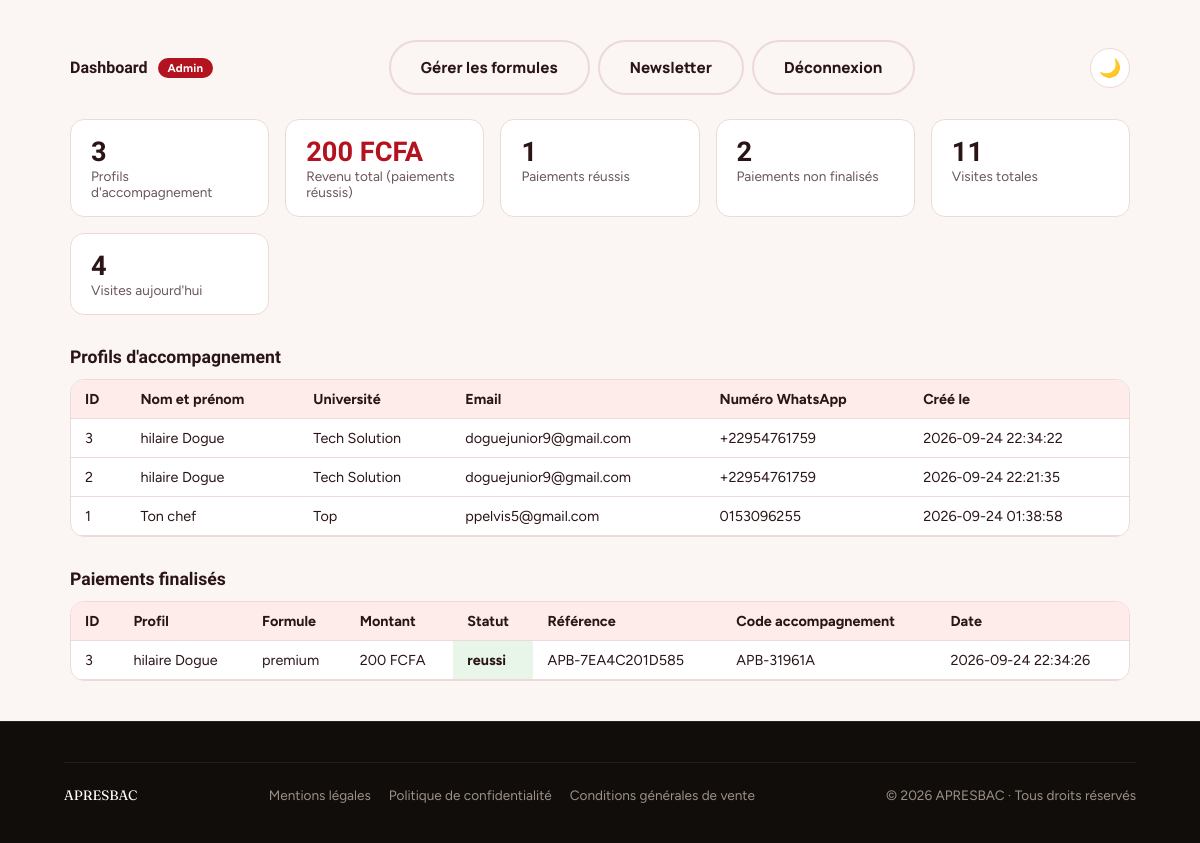
Page /admin/dashboard.php (signed in) on the committed database.
### tables this page shows
CREATE TABLE `profils_accompagnement` (
  `id` int NOT NULL AUTO_INCREMENT,
  `guest_token` varchar(255) DEFAULT NULL,
  `nom_complet` varchar(191) NOT NULL DEFAULT '',
  `universite` varchar(191) DEFAULT NULL,
  `email` varchar(255) DEFAULT NULL,
  `numero_whatsapp` varchar(20) DEFAULT NULL,
  `created_at` timestamp NULL DEFAULT CURRENT_TIMESTAMP,
  PRIMARY KEY (`id`),
  KEY `idx_guest_token` (`guest_token`)
);

CREATE TABLE `paiements` (
  `id` int NOT NULL AUTO_INCREMENT,
  `guest_token` varchar(255) DEFAULT NULL,
  `formule_id` int DEFAULT NULL,
  `montant` int NOT NULL,
  `statut` enum('en_attente','reussi','echoue','annule') NOT NULL DEFAULT 'en_attente',
  `reference` varchar(100) NOT NULL,
  `saspay_session_id` varchar(64) DEFAULT NULL,
  `code_accompagnement` varchar(20) DEFAULT NULL,
  `pdf_genere` tinyint(1) NOT NULL DEFAULT '0',
  `pdf_path` varchar(255) DEFAULT NULL,
  `created_at` timestamp NULL DEFAULT CURRENT_TIMESTAMP,
  `updated_at` timestamp NULL DEFAULT CURRENT_TIMESTAMP ON UPDATE CURRENT_TIMESTAMP,
  PRIMARY KEY (`id`),
  UNIQUE KEY `reference` (`reference`),
  UNIQUE KEY `uniq_code_accompagnement` (`code_accompagnement`),
  KEY `fk_paiements_formule` (`formule_id`),
  KEY `idx_guest_token` (`guest_token`),
  KEY `idx_paiements_reference` (`reference`),
  KEY `idx_paiements_saspay_session` (`saspay_session_id`),
  CONSTRAINT `fk_paiements_formule` FOREIGN KEY (`formule_id`) REFERENCES `formules` (`id`)
);

CREATE TABLE `formules` (
  `id` int NOT NULL AUTO_INCREMENT,
  `code` enum('premium','vip','gold') NOT NULL,
  `nom` varchar(50) NOT NULL,
  `prix` int NOT NULL,
  `avantages` json NOT NULL,
  `places_totales` int NOT NULL,
  `places_restantes` int NOT NULL,
  `actif` tinyint(1) NOT NULL DEFAULT '1',
  PRIMARY KEY (`id`),
  UNIQUE KEY `code` (`code`)
);

### src/Database/Database.php (called while the page is built, shortened)
<?php
class Database
{
    private static ?PDO $instance = null;
    public static function getConnection(): PDO
    {
        if (self::$instance === null) {
            $dsn = 'mysql:host=' . DB_HOST . ';dbname=' . DB_NAME . ';charset=utf8mb4';
            try {
                self::$instance = new PDO($dsn, DB_USER, DB_PASS, [
                    PDO::ATTR_ERRMODE => PDO::ERRMODE_EXCEPTION,
                    PDO::ATTR_DEFAULT_FETCH_MODE => PDO::FETCH_ASSOC,
                    PDO::ATTR_EMULATE_PREPARES => false,
                ]);
            } catch (PDOException $e) {
                error_log('Erreur connexion BDD : ' . $e->getMessage());
                throw new PDOException('Impossible de se connecter à la base de données.');
            }
        }
        return self::$instance;
    }
}

### src/Analytics/VisiteService.php (called while the page is built, shortened)
<?php
class VisiteService
{
    public static function totalVisites(): int
    {
        try {
            return (int) Database::getConnection()
                ->query('SELECT COUNT(*) FROM visites')
                ->fetchColumn();
        } catch (\Throwable $e) {
            error_log('VisiteService::totalVisites — ' . $e->getMessage());
            return 0;
        }
    }
    public static function visitesAujourdhui(): int
    {
        try {
            return (int) Database::getConnection()
                ->query("SELECT COUNT(*) FROM visites WHERE date_visite = CURDATE()")
                ->fetchColumn();
        } catch (\Throwable $e) {
            error_log('VisiteService::visitesAujourdhui — ' . $e->getMessage());
            return 0;
        }
    }
}

### admin/dashboard.php (the view, shortened to what this page needs)
<?php
require_once __DIR__ . '/../src/Database/Database.php';
require_once __DIR__ . '/../src/Analytics/VisiteService.php';
$pdo = Database::getConnection();
$totalVisites = VisiteService::totalVisites();
$visitesAujourdhui = VisiteService::visitesAujourdhui();
$totalProfils = (int) $pdo->query('SELECT COUNT(*) FROM profils_accompagnement')->fetchColumn();
$stmtRevenu = $pdo->query("SELECT COALESCE(SUM(montant), 0) FROM paiements WHERE statut = 'reussi'");
$revenuTotal = (float) $stmtRevenu->fetchColumn();
$stmtParStatut = $pdo->query("SELECT statut, COUNT(*) AS nb FROM paiements GROUP BY statut");
$parStatut = $stmtParStatut->fetchAll(\PDO::FETCH_KEY_PAIR);
$profils = $pdo->query('
    SELECT id, nom_complet, universite, email, numero_whatsapp, created_at
    FROM profils_accompagnement ORDER BY created_at DESC LIMIT 200
')->fetchAll();
$paiements = $pdo->query("
    SELECT p.*, pa.email AS profil_email, pa.nom_complet AS profil_nom_complet, f.nom AS formule_nom
    FROM paiements p
    LEFT JOIN profils_accompagnement pa ON pa.guest_token = p.guest_token
    JOIN formules f ON f.id = p.formule_id
    WHERE p.statut = 'reussi'
    ORDER BY p.created_at DESC
    LIMIT 200
")->fetchAll();
require_once __DIR__ . '/../includes/header.php';
?>
<div class="admin-wrap">
    <div class="admin-header">
        <p class="admin-brand">Dashboard <span class="admin-brand-tag">Admin</span></p>
        <button type="button" class="theme-toggle" id="themeToggle" title="Changer de thème">🌙</button>
        <nav class="admin-nav" id="adminDrawer">
            <a href="/admin/formules.php" class="btn btn-outline">Gérer les formules</a>
            <a href="/admin/newsletter.php" class="btn btn-outline">Newsletter</a>
            <a href="/admin/logout.php" class="btn btn-outline">Déconnexion</a>
        </nav>
    </div>
    <div class="admin-stats">
        <div class="admin-stat-card">
            <p class="admin-stat-value"><?= $totalProfils ?></p>
            <p class="admin-stat-label">Profils d'accompagnement</p>
        </div>
        <div class="admin-stat-card">
            <p class="admin-stat-value is-accent"><?= number_format($revenuTotal, 0, ',', ' ') ?> FCFA</p>
            <p class="admin-stat-label">Revenu total (paiements réussis)</p>
        </div>
        <div class="admin-stat-card">
            <p class="admin-stat-value"><?= (int) ($parStatut['reussi'] ?? 0) ?></p>
            <p class="admin-stat-label">Paiements réussis</p>
        </div>
        <div class="admin-stat-card">
            <p class="admin-stat-value"><?= (int) ($parStatut['en_attente'] ?? 0) + (int) ($parStatut['echoue'] ?? 0) ?></p>
            <p class="admin-stat-label">Paiements non finalisés</p>
        </div>
        <div class="admin-stat-card">
            <p class="admin-stat-value"><?= $totalVisites ?></p>
            <p class="admin-stat-label">Visites totales</p>
        </div>
        <div class="admin-stat-card">
            <p class="admin-stat-value"><?= $visitesAujourdhui ?></p>
            <p class="admin-stat-label">Visites aujourd'hui</p>
        </div>
    </div>
    <p class="admin-section-title">Profils d'accompagnement</p>
    <div class="admin-table-wrap">
        <table class="admin-table">
            <thead>
                <tr>
                    <th>ID</th><th>Nom et prénom</th><th>Université</th><th>Email</th><th>Numéro WhatsApp</th><th>Créé le</th>
                </tr>
            </thead>
            <tbody id="profilsTableBody">
                <?php foreach ($profils as $i => $p): ?>
                <tr class="admin-row-link<?= $i >= 10 ? ' admin-row-hidden' : '' ?>" tabindex="0" data-href="/admin/profil.php?id=<?= $p['id'] ?>">
                    <td><?= $p['id'] ?></td>
                    <td><?= htmlspecialchars($p['nom_complet']) ?></td>
                    <td><?= htmlspecialchars($p['universite'] ?? '—') ?></td>
                    <td><?= htmlspecialchars($p['email']) ?></td>
                    <td><?= htmlspecialchars($p['numero_whatsapp'] ?? '—') ?></td>
                    <td><?= htmlspecialchars($p['created_at']) ?></td>
                </tr>
                <?php endforeach; ?>
            </tbody>
        </table>
    </div>
    <p class="admin-section-title">Paiements finalisés</p>
    <div class="admin-table-wrap">
        <table class="admin-table">
            <thead>
                <tr><th>ID</th><th>Profil</th><th>Formule</th><th>Montant</th><th>Statut</th><th>Référence</th><th>Code accompagnement</th><th>Date</th></tr>
            </thead>
            <tbody id="paiementsTableBody">
                <?php foreach ($paiements as $i => $p): ?>
                <tr class="<?= $i >= 10 ? 'admin-row-hidden' : '' ?>">
                    <td><?= $p['id'] ?></td>
                    <td><?= htmlspecialchars(($p['profil_nom_complet'] ?? '') ?: ($p['profil_email'] ?? '—')) ?></td>
                    <td><?= htmlspecialchars($p['formule_nom']) ?></td>
                    <td><?= number_format((float) $p['montant'], 0, ',', ' ') ?> FCFA</td>
                    <td class="statut-<?= htmlspecialchars($p['statut']) ?>"><?= htmlspecialchars($p['statut']) ?></td>
                    <td><?= htmlspecialchars($p['reference']) ?></td>
                    <td><?= htmlspecialchars($p['code_accompagnement'] ?? '—') ?></td>
                    <td><?= htmlspecialchars($p['created_at']) ?></td>
                </tr>
                <?php endforeach; ?>
            </tbody>
        </table>
    </div>
</div>
<?php require_once __DIR__ . '/../includes/footer.php'; ?>

### assets/css/style.css (style rules this page uses)
:root { --ink: #100D0A; --ink-soft: #2B2620; --paper: #FAF7F2; --card: #FFFFFF; --line: #EAE3D8; --accent: #E8531F; --accent-dark: #C13F12; --accent-soft: #FDE7DA; --gold: #D9A441; --text-dark: #171310; --text-soft: #6B6055; --white: #FFFFFF; --font-display: 'Fraunces', serif; --font-body: 'Manrope', sans-serif; --radius-lg: 20px; --radius-md: 14px; --radius-pill: 100px; --shadow-card: 0 16px 32px -18px rgba(16, 13, 10, 0.25); --shadow-btn: 0 10px 22px -8px rgba(232, 83, 31, 0.55); }
* { box-sizing: border-box; }
html { scroll-behavior: smooth; }
body { margin: 0; font-family: var(--font-body); color: var(--text-dark); background: var(--paper); -webkit-font-smoothing: antialiased; }
p { margin: 0; }
a { text-decoration: none; color: inherit; }
.btn { display: inline-block; padding: 15px 30px; border-radius: var(--radius-pill); font-family: var(--font-body); font-weight: 800; font-size: 0.95rem; text-align: center; cursor: pointer; border: 2px solid transparent; transition: transform 0.15s ease, box-shadow 0.15s ease; }
.btn-outline { background: transparent; border-color: var(--ink); color: var(--ink); }
.statut-reussi { background: #E8F5E9; color: #2E7D32; }

### includes/admin-theme.php (style rules this page uses)
:root { --admin-bg: #fbf6f4; --admin-card-bg: #ffffff; --admin-border: #ecdad7; --admin-text: #2a1416; --admin-text-muted: #6b5658; --admin-th-bg: #fdece9; --admin-row-hover: #fff5f3; --admin-erreur-bg: #fbe3e0; --admin-erreur-text: #5c0a14; --admin-succes-bg: #e9f5ec; --admin-succes-text: #1c6b3a; --admin-accent: #b3121f; --admin-accent-deep: #5c0a14; --admin-accent-on: #f4b41a; --admin-display: 'Bricolage Grotesque', 'Figtree', system-ui, sans-serif; }
body { background: var(--admin-bg); color: var(--admin-text); font-family: 'Figtree', system-ui, -apple-system, 'Segoe UI', Roboto, sans-serif; transition: background .2s ease, color .2s ease; }
.admin-wrap { max-width: 1100px; margin: 40px auto; padding: 0 20px; }
.admin-header { display: flex; flex-wrap: wrap; justify-content: space-between; align-items: center; gap: 16px; margin-bottom: 24px; }
.admin-brand { display: flex; align-items: center; gap: 10px; font-family: var(--admin-display); font-weight: 800; color: var(--admin-text); }
.admin-brand-tag { padding: 3px 10px; border-radius: 999px; background: var(--admin-accent); color: #fff; font-family: 'Figtree', system-ui, sans-serif; font-size: 0.72rem; font-weight: 700; letter-spacing: 0.02em; }
.admin-stats { display: grid; grid-template-columns: repeat(auto-fit, minmax(180px, 1fr)); gap: 16px; margin-bottom: 32px; }
.admin-stat-card { background: var(--admin-card-bg); border: 1px solid var(--admin-border); border-radius: 14px; padding: 16px 20px; }
.admin-stat-value { font-family: var(--admin-display); font-size: 1.7rem; font-weight: 800; color: var(--admin-text); }
.admin-stat-value.is-accent { color: var(--admin-accent); }
.admin-stat-label { font-size: 0.85rem; color: var(--admin-text-muted); }
.admin-table-wrap { background: var(--admin-card-bg); border: 1px solid var(--admin-border); border-radius: 14px; overflow-x: auto; margin-bottom: 32px; -webkit-overflow-scrolling: touch; }
.admin-table { width: 100%; border-collapse: collapse; font-size: 0.9rem; }
.admin-table th, .admin-table td { padding: 10px 14px; text-align: left; border-bottom: 1px solid var(--admin-border); white-space: nowrap; color: var(--admin-text); }
.admin-table th { background: var(--admin-th-bg); font-weight: 700; }
.admin-table tbody tr.admin-row-link { cursor: pointer; }
.statut-reussi { color: var(--admin-succes-text); font-weight: 700; }
.admin-section-title { font-family: var(--admin-display); font-size: 1.1rem; margin-bottom: 12px; font-weight: 800; color: var(--admin-text); }
.admin-nav { display: flex; flex-wrap: wrap; gap: 10px; align-items: center; }
.admin-nav a { margin-right: 0; }
.admin-nav .btn-outline, .admin-nav .btn-outline:link, .admin-nav .btn-outline:visited { border-color: var(--admin-border) !important; color: var(--admin-text) !important; background: transparent !important; }
.theme-toggle { display: inline-flex; align-items: center; justify-content: center; width: 40px; height: 40px; border-radius: 999px; border: 1px solid var(--admin-border); background: var(--admin-card-bg); color: var(--admin-text); cursor: pointer; font-size: 18px; line-height: 1; padding: 0; }

### rows in the picture
profils_accompagnement: id "3", nom_complet "hilaire Dogue", universite "Tech Solution", email "doguejunior9@gmail.com", numero_whatsapp "+22954761759", created_at "2026-09-24 22:34:22"
profils_accompagnement: id "2", nom_complet "hilaire Dogue", universite "Tech Solution", email "doguejunior9@gmail.com", numero_whatsapp "+22954761759", created_at "2026-09-24 22:21:35"
profils_accompagnement: id "1", nom_complet "Ton chef", universite "Top", email "ppelvis5@gmail.com", numero_whatsapp "0153096255", created_at "2026-09-24 01:38:58"
paiements: id "3", profils_accompagnement.nom_complet "hilaire Dogue", formule.nom "premium", montant "200", statut "reussi", reference "APB-7EA4C201D585", code_accompagnement "APB-31961A", created_at "2026-09-24 22:34:26"

### other values in the picture
$totalProfils "3"
$revenuTotal "200"
$parStatut['reussi'] "1"
$totalVisites "11"
$visitesAujourdhui "4"
